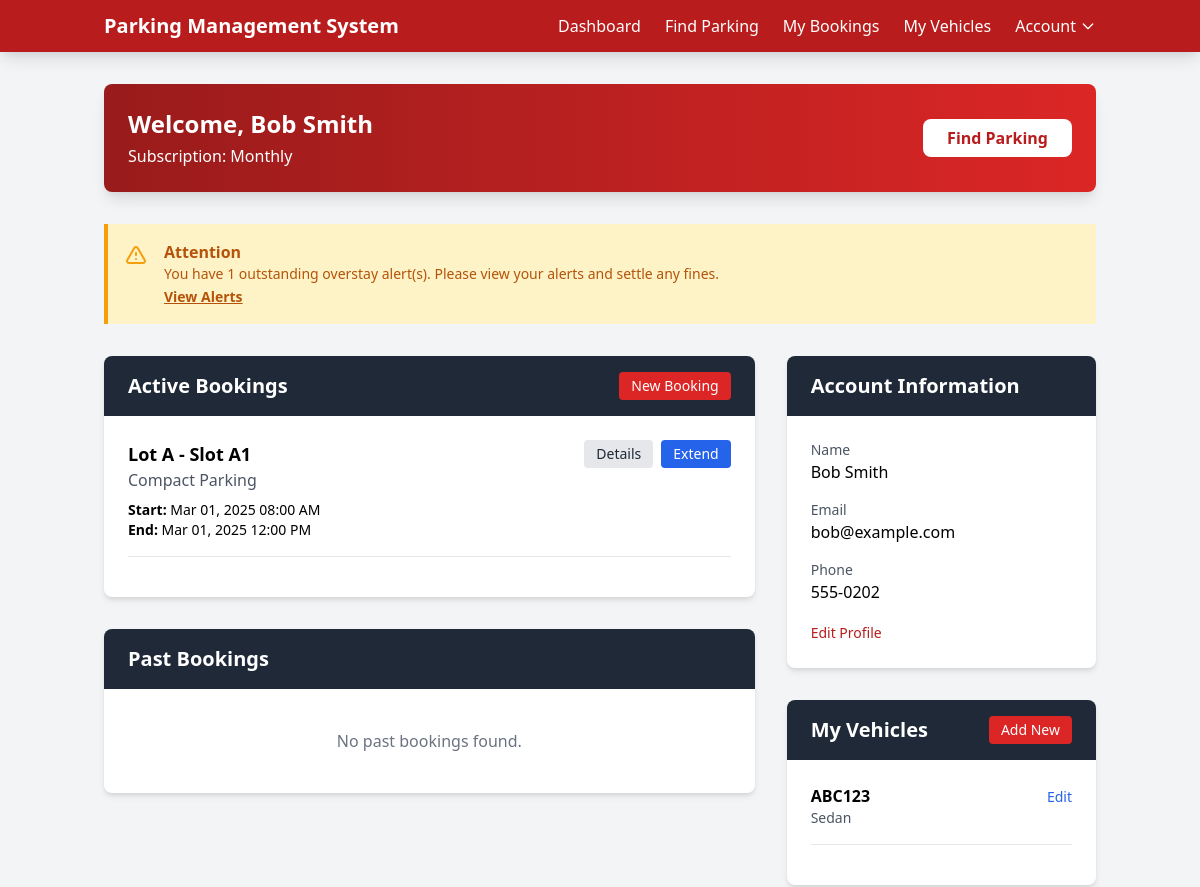
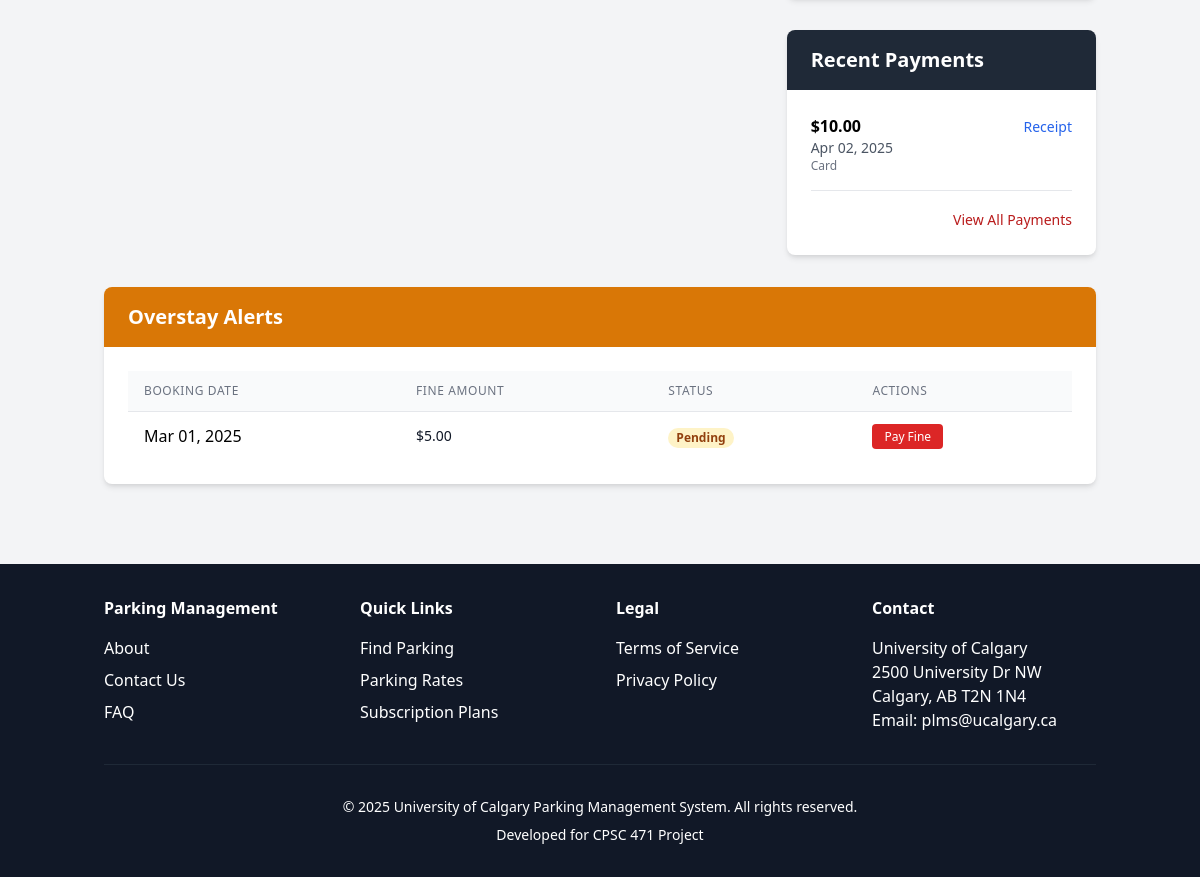
The app's page /dashboard.php (signed in) with its own data (2 pictures, top to bottom).
### tables this page shows
CREATE TABLE customers (
    user_id INT PRIMARY KEY,
    license_plate VARCHAR(20),
    subscription_type ENUM('Monthly','Daily','Hourly') DEFAULT 'Daily',
    FOREIGN KEY (user_id) REFERENCES users(user_id) ON DELETE CASCADE
);

CREATE TABLE users (
    user_id INT AUTO_INCREMENT PRIMARY KEY,
    name VARCHAR(100) NOT NULL,
    email VARCHAR(100) NOT NULL UNIQUE,
    phone VARCHAR(20),
    password VARCHAR(255) NOT NULL
);

CREATE TABLE bookings (
    booking_id INT AUTO_INCREMENT PRIMARY KEY,
    customer_id INT NOT NULL,
    slot_id INT NOT NULL,
    start_time DATETIME NOT NULL,
    end_time DATETIME NOT NULL,
    status ENUM('Active','Completed','Cancelled') NOT NULL DEFAULT 'Active',
    FOREIGN KEY (customer_id) REFERENCES customers(user_id) ON DELETE CASCADE,
    FOREIGN KEY (slot_id) REFERENCES parking_slots(slot_id) ON DELETE CASCADE
);

CREATE TABLE parking_lots (
    lot_id INT AUTO_INCREMENT PRIMARY KEY,
    name VARCHAR(100) NOT NULL,
    location VARCHAR(255),
    total_slots INT NOT NULL
);

CREATE TABLE parking_slots (
    slot_id INT AUTO_INCREMENT PRIMARY KEY,
    lot_id INT NOT NULL,
    slot_number VARCHAR(10) NOT NULL,
    status ENUM('Available','Occupied','Reserved') NOT NULL DEFAULT 'Available',
    type ENUM('Compact','Large','Handicapped') NOT NULL,
    hourly_rate DECIMAL(10,2) NOT NULL,
    FOREIGN KEY (lot_id) REFERENCES parking_lots(lot_id) ON DELETE CASCADE
);

CREATE TABLE vehicles (
    vehicle_id INT AUTO_INCREMENT PRIMARY KEY,
    license_plate VARCHAR(20) NOT NULL UNIQUE,
    vehicle_type ENUM('Sedan','SUV','Truck','Other') NOT NULL,
    owner_id INT NOT NULL,
    created_at DATETIME DEFAULT CURRENT_TIMESTAMP,
    FOREIGN KEY (owner_id) REFERENCES customers(user_id) ON DELETE CASCADE
);

CREATE TABLE payments (
    payment_id INT AUTO_INCREMENT PRIMARY KEY,
    booking_id INT NOT NULL,
    amount DECIMAL(10,2) NOT NULL,
    payment_method ENUM('Card','Mobile Pay','Cash') NOT NULL,
    payment_date DATETIME DEFAULT CURRENT_TIMESTAMP,
    FOREIGN KEY (booking_id) REFERENCES bookings(booking_id) ON DELETE CASCADE
);

CREATE TABLE overstay_alerts (
    alert_id INT AUTO_INCREMENT PRIMARY KEY,
    customer_id INT NOT NULL,
    booking_id INT NOT NULL,
    fine_amount DECIMAL(10,2) NOT NULL,
    status ENUM('Pending','Paid') DEFAULT 'Pending',
    FOREIGN KEY (customer_id) REFERENCES customers(user_id) ON DELETE CASCADE,
    FOREIGN KEY (booking_id) REFERENCES bookings(booking_id) ON DELETE CASCADE
);

### src/dashboard.php (the view, shortened to what the rows shown need)
<?php
require_once 'includes/db.php';
$user_id = $_SESSION['user_id'];
$db = new Database();
$user = $db->query("SELECT u.*, c.subscription_type, c.license_plate
                   FROM users u
                   JOIN customers c ON u.user_id = c.user_id
                   WHERE u.user_id = ?", [$user_id])->fetch();
$activeBookings = $db->query("SELECT b.*, ps.slot_number, pl.name AS lot_name, ps.type AS slot_type
                             FROM bookings b
                             JOIN parking_slots ps ON b.slot_id = ps.slot_id
                             JOIN parking_lots pl ON ps.lot_id = pl.lot_id
                             WHERE b.customer_id = ? AND b.status = 'Active'
                             ORDER BY b.start_time DESC", [$user_id])->fetchAll();
$vehicles = $db->query("SELECT * FROM vehicles WHERE owner_id = ?", [$user_id])->fetchAll();
$payments = $db->query("SELECT p.*, b.start_time, b.end_time
                       FROM payments p
                       JOIN bookings b ON p.booking_id = b.booking_id
                       WHERE b.customer_id = ?
                       ORDER BY p.payment_date DESC
                       LIMIT 5", [$user_id])->fetchAll();
$alerts = $db->query("SELECT * FROM overstay_alerts
                     WHERE customer_id = ? AND status = 'Pending'", [$user_id])->fetchAll();
?>
<!DOCTYPE html>
<html lang="en">
<head>
    <link href="https://cdn.jsdelivr.net/npm/tailwindcss@2.2.19/dist/tailwind.min.css" rel="stylesheet">
    <link rel="stylesheet" href="assets/css/styles.css">
</head>
<body class="bg-gray-100 font-sans">
    <?php include 'includes/header.php'; ?>
    <div class="container mx-auto px-4 py-8">
        <div class="bg-gradient-to-r from-red-800 to-red-600 rounded-lg shadow-lg p-6 mb-8 text-white">
            <div class="flex items-center justify-between">
                <div>
                    <h1 class="text-2xl font-bold">Welcome, <?php echo htmlspecialchars($user['name']); ?></h1>
                    <p class="mt-1">Subscription: <?php echo htmlspecialchars($user['subscription_type']); ?></p>
                </div>
            </div>
        </div>
        <div class="grid grid-cols-1 md:grid-cols-3 gap-8">
            <div class="md:col-span-2">
                <div class="bg-white rounded-lg shadow-md overflow-hidden mb-8">
                    <div class="bg-gray-800 text-white px-6 py-4 flex justify-between items-center">
                        <h2 class="text-xl font-semibold">Active Bookings</h2>
                    </div>
                    <div class="p-6">
                        <?php if (count($activeBookings) > 0): ?>
                            <?php foreach ($activeBookings as $booking): ?>
                                <div class="border-b border-gray-200 pb-4 mb-4 last:border-0 last:pb-0 last:mb-0">
                                    <div class="flex flex-wrap justify-between">
                                        <div>
                                            <h3 class="font-semibold text-lg"><?php echo htmlspecialchars($booking['lot_name']); ?> - Slot <?php echo htmlspecialchars($booking['slot_number']); ?></h3>
                                            <p class="text-gray-600"><?php echo htmlspecialchars($booking['slot_type']); ?> Parking</p>
                                            <div class="mt-2 text-sm">
                                                <p>
                                                    <span class="font-semibold">Start:</span>
                                                    <?php echo date('M d, Y h:i A', strtotime($booking['start_time'])); ?>
                                                </p>
                                                <p>
                                                    <span class="font-semibold">End:</span>
                                                    <?php echo date('M d, Y h:i A', strtotime($booking['end_time'])); ?>
                                                </p>
                                            </div>
                                        </div>
                                        <div class="flex items-start space-x-2 mt-2 md:mt-0">
                                            <a href="booking-details.php?id=<?php echo $booking['booking_id']; ?>" class="bg-gray-200 hover:bg-gray-300 text-gray-800 py-1 px-3 rounded text-sm">Details</a>
                                            <a href="extend-booking.php?id=<?php echo $booking['booking_id']; ?>" class="bg-blue-600 hover:bg-blue-700 text-white py-1 px-3 rounded text-sm">Extend</a>
                                        </div>
                                    </div>
                                </div>
                            <?php endforeach; ?>
                        <?php endif; ?>
                    </div>
                </div>
                <div class="bg-white rounded-lg shadow-md overflow-hidden mb-8">
                    <div class="bg-gray-800 text-white px-6 py-4">
                        <h2 class="text-xl font-semibold">Past Bookings</h2>
                    </div>
                </div>
            </div>
            <div>
                <div class="bg-white rounded-lg shadow-md overflow-hidden mb-8">
                    <div class="bg-gray-800 text-white px-6 py-4">
                        <h2 class="text-xl font-semibold">Account Information</h2>
                    </div>
                    <div class="p-6">
                        <div class="mb-4">
                            <p class="text-sm text-gray-600">Name</p>
                            <p class="font-medium"><?php echo htmlspecialchars($user['name']); ?></p>
                        </div>
                        <div class="mb-4">
                            <p class="text-sm text-gray-600">Email</p>
                            <p class="font-medium"><?php echo htmlspecialchars($user['email']); ?></p>
                        </div>
                        <div class="mb-4">
                            <p class="text-sm text-gray-600">Phone</p>
                            <p class="font-medium"><?php echo htmlspecialchars($user['phone']); ?></p>
                        </div>
                    </div>
                </div>
                <div class="bg-white rounded-lg shadow-md overflow-hidden mb-8">
                    <div class="bg-gray-800 text-white px-6 py-4 flex justify-between items-center">
                        <h2 class="text-xl font-semibold">My Vehicles</h2>
                    </div>
                    <div class="p-6">
                        <?php if (count($vehicles) > 0): ?>
                            <?php foreach ($vehicles as $vehicle): ?>
                                <div class="border-b border-gray-200 pb-4 mb-4 last:border-0 last:pb-0 last:mb-0">
                                    <div class="flex justify-between">
                                        <div>
                                            <h3 class="font-semibold"><?php echo htmlspecialchars($vehicle['license_plate']); ?></h3>
                                            <p class="text-gray-600 text-sm"><?php echo htmlspecialchars($vehicle['vehicle_type']); ?></p>
                                        </div>
                                        <div>
                                            <a href="edit-vehicle.php?id=<?php echo $vehicle['vehicle_id']; ?>" class="text-blue-600 hover:text-blue-900 text-sm">Edit</a>
                                        </div>
                                    </div>
                                </div>
                            <?php endforeach; ?>
                        <?php else: ?>
                            <p class="text-gray-500 text-center py-4">No vehicles registered.</p>
                        <?php endif; ?>
                    </div>
                </div>
                <div class="bg-white rounded-lg shadow-md overflow-hidden">
                    <div class="bg-gray-800 text-white px-6 py-4">
                        <h2 class="text-xl font-semibold">Recent Payments</h2>
                    </div>
                    <div class="p-6">
                        <?php if (count($payments) > 0): ?>
                            <?php foreach ($payments as $payment): ?>
                                <div class="border-b border-gray-200 pb-4 mb-4 last:border-0 last:pb-0 last:mb-0">
                                    <div class="flex justify-between">
                                        <div>
                                            <p class="font-semibold">$<?php echo number_format($payment['amount'], 2); ?></p>
                                            <p class="text-gray-600 text-sm"><?php echo date('M d, Y', strtotime($payment['payment_date'])); ?></p>
                                            <p class="text-gray-500 text-xs"><?php echo htmlspecialchars($payment['payment_method']); ?></p>
                                        </div>
                                        <div>
                                            <a href="payment-receipt.php?id=<?php echo $payment['payment_id']; ?>" class="text-blue-600 hover:text-blue-900 text-sm">Receipt</a>
                                        </div>
                                    </div>
                                </div>
                            <?php endforeach; ?>
                        <?php else: ?>
                            <p class="text-gray-500 text-center py-4">No payment history available.</p>
                        <?php endif; ?>
                    </div>
                </div>
            </div>
        </div>
        <?php if (count($alerts) > 0): ?>
        <div id="alerts" class="bg-white rounded-lg shadow-md overflow-hidden mt-8">
            <div class="bg-yellow-600 text-white px-6 py-4">
                <h2 class="text-xl font-semibold">Overstay Alerts</h2>
            </div>
            <div class="p-6">
                <div class="overflow-x-auto">
                    <table class="min-w-full divide-y divide-gray-200">
                        <thead>
                            <tr>
                                <th class="px-4 py-3 bg-gray-50 text-left text-xs font-medium text-gray-500 uppercase tracking-wider">Booking Date</th>
                                <th class="px-4 py-3 bg-gray-50 text-left text-xs font-medium text-gray-500 uppercase tracking-wider">Fine Amount</th>
                                <th class="px-4 py-3 bg-gray-50 text-left text-xs font-medium text-gray-500 uppercase tracking-wider">Status</th>
                                <th class="px-4 py-3 bg-gray-50 text-left text-xs font-medium text-gray-500 uppercase tracking-wider">Actions</th>
                            </tr>
                        </thead>
                        <tbody class="bg-white divide-y divide-gray-200">
                            <?php foreach ($alerts as $alert): ?>
                                <tr>
                                    <td class="px-4 py-3 whitespace-nowrap">
                                        <?php
                                        $booking = $db->query("SELECT start_time FROM bookings WHERE booking_id = ?",
                                                            [$alert['booking_id']])->fetch();
                                        echo date('M d, Y', strtotime($booking['start_time']));
                                        ?>
                                    </td>
                                    <td class="px-4 py-3 whitespace-nowrap">
                                        <div class="text-sm font-medium text-gray-900">$<?php echo number_format($alert['fine_amount'], 2); ?></div>
                                    </td>
                                    <td class="px-4 py-3 whitespace-nowrap">
                                        <span class="px-2 inline-flex text-xs leading-5 font-semibold rounded-full bg-yellow-100 text-yellow-800">
                                            <?php echo htmlspecialchars($alert['status']); ?>
                                        </span>
                                    </td>
                                    <td class="px-4 py-3 whitespace-nowrap text-sm font-medium">
                                        <a href="pay-fine.php?id=<?php echo $alert['alert_id']; ?>" class="bg-red-600 hover:bg-red-700 text-white py-1 px-3 rounded text-xs">Pay Fine</a>
                                    </td>
                                </tr>
                            <?php endforeach; ?>
                        </tbody>
                    </table>
                </div>
            </div>
        </div>
        <?php endif; ?>
    </div>
</body>
</html>

### records on screen
customers: user_id.name "Bob Smith", subscription_type "Monthly", user_id.email "bob@example.com", user_id.phone "555-0202"
bookings: parking_lots.name "Lot A", slot.slot_number "A1", slot.type "Compact", start_time "Mar 01, 2025 08:00 AM", end_time "Mar 01, 2025 12:00 PM"
vehicles: license_plate "ABC123", vehicle_type "Sedan"
payments: amount "10.00", payment_date "Apr 02, 2025", payment_method "Card"
overstay_alerts: booking.start_time "Mar 01, 2025", fine_amount "5.00", status "Pending"

### other values on screen
count($alerts) "1"
